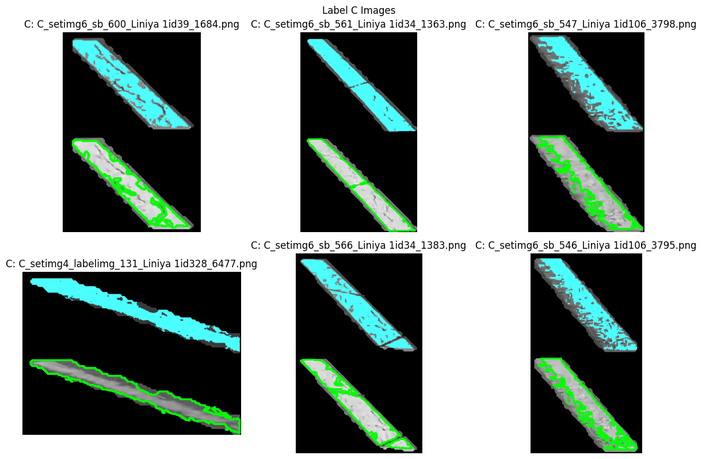
#> input picture img1.png, 702 x 459 px, shrunk from 1220 x 797 before the run, given as the content of the folder A, which was not available
$ jupyter execute '컨투어,워터셰드 모델-small.ipynb'   (text cells are left out)
#> lines starting #> are read from the running program, lines starting #| are printed output that depends on the picture; after the words box and inside, x2 and y2 are one past the last pixel; in counts of white or black regions, pixels touching at a corner belong together; pictures that were not available may be replaced by others from this repository, and a replacement may not be noted
[cell 1]
import cv2
import numpy as np
import matplotlib.pyplot as plt
import os
import random
from glob import glob
import pandas as pd
from skimage import img_as_float
from skimage.filters import gaussian
from skimage.segmentation import active_contour
from skimage.measure import find_contours
from skimage.segmentation import watershed
from skimage.filters import threshold_otsu
from skimage import img_as_ubyte

[cell 2]
def show_image(image, title='Image'):
    if image is not None:
        plt.imshow(cv2.cvtColor(image, cv2.COLOR_BGR2RGB))
        plt.title(title)
        plt.axis('off')
        plt.show()

[cell 3]
def show_image_new(image, title='Image'):
    # 이미지를 uint8 형식으로 변환
    image_uint8 = (image * 255).astype(np.uint8)

    # 이미지 출력
    if image_uint8 is not None:
        plt.imshow(cv2.cvtColor(image_uint8, cv2.COLOR_BGR2RGB))
        plt.title(title)
        plt.axis('off')
        plt.show()
    else:
        print("이미지를 불러올 수 없습니다.")

[cell 4]
def load_images_in_folder(folder_path):
    image_files = [f for f in os.listdir(folder_path) if f.endswith(('.jpg', '.jpeg', '.png', '.gif'))]
    images = {}
    for image_file in image_files:
        image_path = os.path.join(folder_path, image_file)
        images[image_file] = image_path
    return images

[cell 5]
def load_images_in_folders(folders):
    images_in_folders = {}
    for folder_name, folder_path in folders.items():
        images_in_folders[folder_name] = load_images_in_folder(folder_path)
    return images_in_folders

[cell 6]
folder_A = "A"
folder_B = "B"
folder_C = "C"
folder_F = "F"
folders = {
    'A': folder_A,
    'B': folder_B,
    'C': folder_C,
    'F': folder_F
}

[cell 7]
images_in_folders = load_images_in_folders(folders)

[cell 8]
images_in_folders

[cell 9]
contour_folder = "contours_small"
os.makedirs(contour_folder, exist_ok=True)

[cell 10]
for label, images in images_in_folders.items():
    for image_name, image_path in images.items():
        # 이미지 로드
        image = cv2.imread(image_path)
#> image is the input picture: shape (459, 702, 3); mean B, G, R 148.5, 153.5, 141.2
        if image is None:
            print(f"Warning: {image_path} 이미지를 읽을 수 없습니다.")
            continue

        # 그레이스케일 변환
        gray = cv2.cvtColor(image, cv2.COLOR_BGR2GRAY)
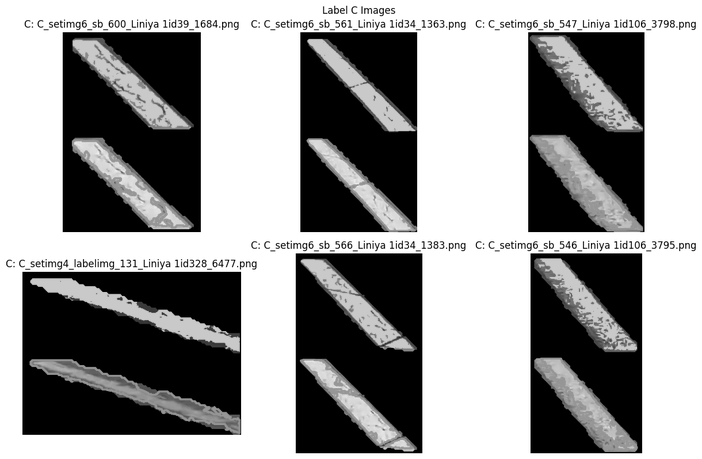
#> gray: shape (459, 702); min 0, max 255, mean 149.2

        # 이진화
        _, binary = cv2.threshold(gray, 128, 255, cv2.THRESH_BINARY_INV)
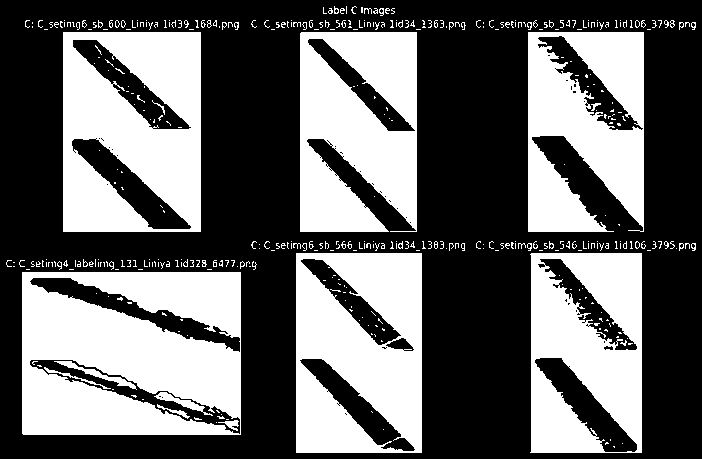
#> binary: shape (459, 702); 40% white; 429 white regions (399 under 20 px)

        # 컨투어 검출
        contours, _ = cv2.findContours(binary, cv2.RETR_EXTERNAL, cv2.CHAIN_APPROX_SIMPLE)
#> contours = 304 contours, 290 with area under 20; largest, box (x1, y1, x2, y2) and area: (22, 272, 241, 435) 35316, (63, 32, 201, 232) 27263, (296, 253, 422, 453) 24875, (530, 253, 642, 453) 21892, (300, 32, 417, 232) 20732

        # 이미지의 너비를 가져오기
        height, width = binary.shape[:2]
#> height = 459; width = 702

        # 작은 컨투어만 고려
        min_contour_area = width * 0.01  # 이미지 너비의 1%로 작은 컨투어의 최소 면적 설정
#> min_contour_area = 7.02
        max_contour_area = width * 0.3
#> max_contour_area = 210.6

        # 작은 컨투어만 고려하여 컨투어 그리기
        for contour in contours:
            area = cv2.contourArea(contour)
            if min_contour_area <= area <= max_contour_area:
                # 컨투어 그리기
                for i in range(len(contour) - 1):
                    cv2.line(image, (contour[i][0][0], contour[i][0][1]),
                             (contour[i+1][0][0], contour[i+1][0][1]), (0, 255, 0), 2)
#> this loop made 304 passes
#> area on passes 1, 60: 35315.5, 21891.5
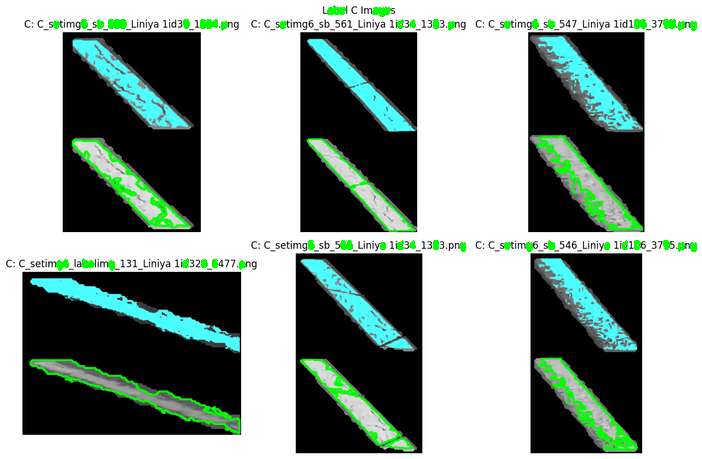
#> image: shape (459, 702, 3); 0.9% of pixels changed, all inside (x1, y1, x2, y2) = (53, 5, 697, 271)

        # 이미지 저장
        contour_image_path = os.path.join(contour_folder, f"{label}_{image_name}")
        cv2.imwrite(contour_image_path, image)

[cell 11]
import cv2
import numpy as np

def process_image(image_path):
    # 이미지 로드
    image = cv2.imread(image_path)
    if image is None:
        raise ValueError(f"이미지를 로드할 수 없습니다: {image_path}")

    # 그레이스케일 변환
    gray = cv2.cvtColor(image, cv2.COLOR_BGR2GRAY)

    # 이진화
    _, binary = cv2.threshold(gray, 128, 255, cv2.THRESH_BINARY_INV)

    # 이미지의 너비를 가져오기
    height, width = binary.shape[:2]

    # 차선 면적
    image_area = np.count_nonzero(binary)

    # 작은 컨투어의 최소 및 최대 면적 설정
    min_contour_area = width * 0.01  # 이미지 너비의 1%로 작은 컨투어의 최소 면적 설정
    max_contour_area = width * 0.3   # 이미지 너비의 30%로 작은 컨투어의 최대 면적 설정

    # 컨투어 검출
    contours, _ = cv2.findContours(binary, cv2.RETR_EXTERNAL, cv2.CHAIN_APPROX_SIMPLE)

    # 이미지 전체 면적을 고려하여 작은 컨투어 필터링
    small_contours = [c for c in contours if min_contour_area <= cv2.contourArea(c) <= max_contour_area]

    # 컨투어 면적 계산
    contour_areas = [cv2.contourArea(c) for c in small_contours]
    total_contour_area = sum(contour_areas)
    print(total_contour_area)

    # 통계 계산
    num_contours = len(small_contours)
    variance_contour_area = np.var(contour_areas) if contour_areas else 0
    contour_area_ratio = total_contour_area / image_area if image_area > 0 else 0

    return {
        "num_contours": num_contours,
        "variance_contour_area": variance_contour_area,
        "contour_area_ratio": contour_area_ratio
    }

[cell 12]
# 컨투어 개수(num_contours):

# 예를 들어, 첫 번째 이미지에서는 5개의 컨투어를 찾았고, 두 번째 이미지에서는 8개의 컨투어를 찾았다고 가정합니다. 이 경우 num_contours 값은 각각 5와 8이 됩니다.
# 컨투어 면적의 분산(variance_contour_area):

# 각 이미지에서 컨투어 면적을 계산합니다.
# 예를 들어, 첫 번째 이미지의 컨투어 면적이 [100, 150, 200, 250, 300]이라면, 이 값들의 분산을 계산합니다. 분산은 해당 데이터셋에서 값들이 평균으로부터 얼마나 퍼져 있는지를 나타냅니다.
# 두 번째 이미지의 경우에도 마찬가지로 컨투어 면적을 계산하고 분산을 구합니다.
# 이런식으로 각 이미지에서 계산된 컨투어 면적의 분산값을 이용하여 전체적인 분산을 구합니다.
# 컨투어 면적 비율(contour_area_ratio):

# 이미지 전체 면적을 구합니다. 이는 이미지의 너비와 높이를 곱한 값입니다.
# 컨투어들의 총 면적을 구합니다. 이는 각 이미지에서 찾은 컨투어들의 면적을 모두 더한 값입니다.
# 각 이미지의 컨투어 면적 총합을 이미지 전체 면적으로 나누어서 컨투어 면적의 비율을 구합니다.
# 이 비율은 해당 이미지에서 컨투어가 차지하는 비율을 나타냅니다.

[cell 13]
def evaluate_by_contour_count(stats, low_threshold, high_threshold):
    num_contours = stats['num_contours']
    if num_contours < low_threshold:
        return "A"
    elif low_threshold <= num_contours < high_threshold:
        return "C"
    else:
        return "F"

def evaluate_by_variance(stats, low_threshold, high_threshold):
    variance_contour_area = stats['variance_contour_area']
    if variance_contour_area < low_threshold:
        return "A"
    elif low_threshold <= variance_contour_area < high_threshold:
        return "C"
    else:
        return "F"

def evaluate_by_area_ratio(stats, low_threshold, high_threshold):
    contour_area_ratio = stats['contour_area_ratio']
    if contour_area_ratio < low_threshold:
        return "A"
    elif low_threshold <= contour_area_ratio < high_threshold:
        return "C"
    else:
        return "F"

[cell 14]
def evaluate_all_images(images_in_folders, low_thresh_counts, high_thresh_counts, low_thresh_var, high_thresh_var, low_thresh_ratio, high_thresh_ratio):
    results = []
    for label, images in images_in_folders.items():
        print(f"Processing label: {label}")
        for image_name, image_path in images.items():
            stats = process_image(image_path)
            count_assessment = evaluate_by_contour_count(stats, low_thresh_counts, high_thresh_counts)
            variance_assessment = evaluate_by_variance(stats, low_thresh_var, high_thresh_var)
            ratio_assessment = evaluate_by_area_ratio(stats, low_thresh_ratio, high_thresh_ratio)

            print(f"이미지: {image_name}")
            print(f"  컨투어 개수: {stats['num_contours']}")
            print(f"  컨투어 면적 분산: {stats['variance_contour_area']}")
            print(f"  컨투어 면적 비율: {stats['contour_area_ratio']}")
            print(f"  컨투어 개수에 따른 훼손도 평가: {count_assessment}")
            print(f"  면적 분산에 따른 훼손도 평가: {variance_assessment}")
            print(f"  면적 비율에 따른 훼손도 평가: {ratio_assessment}")
            print()

            results.append({
                "레이블": label,
                "이미지_이름": image_name,
                "컨투어_개수": stats['num_contours'],
                "컨투어_면적_분산": stats['variance_contour_area'],
                "컨투어_면적_비율": stats['contour_area_ratio'],
                "컨투어_개수_훼손도": count_assessment,
                "면적_분산_훼손도": variance_assessment,
                "면적_비율_훼손도": ratio_assessment
            })
    df_results = pd.DataFrame(results)
    return df_results

[cell 15]
def evaluate_results(df_results, measure):
    # 레이블과 메트릭 이름을 정의합니다.
    labels = ['A', 'C', 'F']  # B 레이블 제외
    metrics = ['Precision', 'Recall', 'Accuracy', 'F1 Score']
    results = []

    # 각 레이블에 대해 Precision, Recall, Accuracy, F1 Score을 계산합니다.
    for label in labels:
        # B 레이블을 A 레이블로 처리하여 계산
        if label == 'A':
            true_positive = len(df_results[(df_results['레이블'].isin(['A', 'B'])) & (df_results[measure] == label)])
            false_positive = len(df_results[(df_results['레이블'].isin(['C', 'F'])) & (df_results[measure] == label)])
            false_negative = len(df_results[(df_results['레이블'].isin(['A', 'B'])) & (df_results[measure] != label)])
            true_negative = len(df_results[(df_results['레이블'].isin(['C', 'F'])) & (df_results[measure] != label)])
        else:
            true_positive = len(df_results[(df_results['레이블'] == label) & (df_results[measure] == label)])
            false_positive = len(df_results[(df_results['레이블'] != label) & (df_results[measure] == label)])
            false_negative = len(df_results[(df_results['레이블'] == label) & (df_results[measure] != label)])
            true_negative = len(df_results[(df_results['레이블'] != label) & (df_results[measure] != label)])

        # Precision 계산 후 예외 처리합니다.
        try:
            precision = true_positive / (true_positive + false_positive)
        except ZeroDivisionError:
            precision = 0.0

        # Recall 계산 후 예외 처리합니다.
        try:
            recall = true_positive / (true_positive + false_negative)
        except ZeroDivisionError:
            recall = 0.0

        # Accuracy 계산 후 예외 처리합니다.
        try:
            accuracy = (true_positive + true_negative) / (true_positive + true_negative + false_positive + false_negative)
        except ZeroDivisionError:
            accuracy = 0.0

        # F1 Score 계산 후 예외 처리합니다.
        try:
            f1_score = 2 * (precision * recall) / (precision + recall)
        except ZeroDivisionError:
            f1_score = 0.0

        # 결과를 리스트에 추가합니다.
        results.append({
            'Label': label,
            'Precision': precision,
            'Recall': recall,
            'Accuracy': accuracy,
            'F1 Score': f1_score
        })

    # 결과를 데이터프레임으로 변환합니다.
    df_metrics = pd.DataFrame(results)

    return df_metrics

[cell 16]
def visualize_distribution_by_label(df_results):
    unique_labels = df_results['레이블'].unique()
    num_labels = len(unique_labels)

    fig, axs = plt.subplots(num_labels, 3, figsize=(15, 5*num_labels))

    for i, label in enumerate(unique_labels):
        label_df = df_results[df_results['레이블'] == label]

        # Contour Count Distribution
        ax1 = axs[i, 0]
        ax1.hist(label_df['컨투어_개수'], bins=20, color='skyblue', edgecolor='black')
        ax1.set_xlabel('Contour Count')
        ax1.set_ylabel('Frequency')
        ax1.set_title(f'Contour Count Distribution - Label {label}')

        # Contour Area Variance Distribution
        ax2 = axs[i, 1]
        ax2.hist(label_df['컨투어_면적_분산'], bins=20, color='orange', edgecolor='black')
        ax2.set_xlabel('Contour Area Variance')
        ax2.set_ylabel('Frequency')
        ax2.set_title(f'Contour Area Variance Distribution - Label {label}')

        # Contour Area Ratio Distribution
        ax3 = axs[i, 2]
        ax3.hist(label_df['컨투어_면적_비율'], bins=20, color='green', edgecolor='black')
        ax3.set_xlabel('Contour Area Ratio')
        ax3.set_ylabel('Frequency')
        ax3.set_title(f'Contour Area Ratio Distribution - Label {label}')

    plt.tight_layout()
    plt.show()

[cell 17]
def plot_histograms(avg_contour_counts, avg_contour_areas, labels):
    fig, axs = plt.subplots(1, 2, figsize=(15, 5))

    # 컨투어 평균개수
    ax_count = axs[0]
    ax_count.bar(labels, avg_contour_counts.values(), color='skyblue', edgecolor='black', alpha=0.7)
    ax_count.set_title('Average Contour Counts for Each Label')
    ax_count.set_xlabel('Labels')
    ax_count.set_ylabel('Average Contour Counts')
    ax_count.grid(True)

    # 컨투어 평균면적
    ax_area = axs[1]
    ax_area.bar(labels, avg_contour_areas.values(), color='orange', edgecolor='black', alpha=0.7)
    ax_area.set_title('Average Contour Areas for Each Label')
    ax_area.set_xlabel('Labels')
    ax_area.set_ylabel('Average Contour Area')
    ax_area.grid(True)

    plt.tight_layout()
    plt.show()

[cell 18]
low_thresh_counts = 1
#> low_thresh_counts = 1
high_thresh_counts = 5
low_thresh_var = 0
high_thresh_var = 150
low_thresh_ratio = 0
high_thresh_ratio = 0.01

[cell 19]
labels = list(images_in_folders.keys())

[cell 20]
df_results = evaluate_all_images(images_in_folders, low_thresh_counts, high_thresh_counts, low_thresh_var, high_thresh_var, low_thresh_ratio, high_thresh_ratio)

[cell 21]
pd.set_option('display.max_rows', None)
pd.set_option('display.max_columns', None)

[cell 22]
display(df_results)

[cell 23]
df_results.to_csv("df_results.csv")

[cell 24]
df_count = evaluate_results(df_results, '컨투어_개수_훼손도')
df_count

[cell 25]
df_var = evaluate_results(df_results, '면적_분산_훼손도')
df_var

[cell 26]
count_both_c = df_results[(df_results['레이블'] == 'C') & (df_results['면적_분산_훼손도'] == 'C')].shape[0]
#> count_both_c = 1
print(count_both_c)
#| 1

[cell 27]
df_ratio = evaluate_results(df_results, '면적_비율_훼손도')
df_ratio

[cell 28]
visualize_distribution_by_label(df_results)
#> in visualize_distribution_by_label, `plt.show()`:
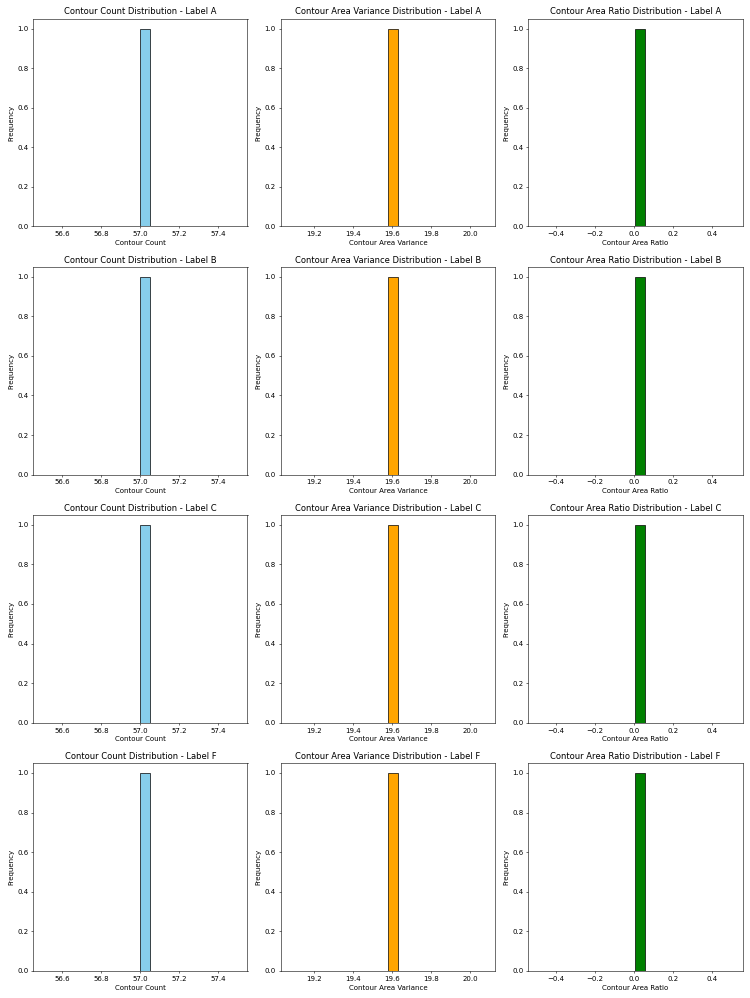
#> figure drawn by matplotlib, 12 panels; panel 1: tallest bar 1 high, from x = 57 to 57.05; panel 2: tallest bar 1 high, from x = 19.58 to 19.63; panel 3: tallest bar 1 high, from x = 0.00665 to 0.0567; panel 4: tallest bar 1 high, from x = 57 to 57.05
